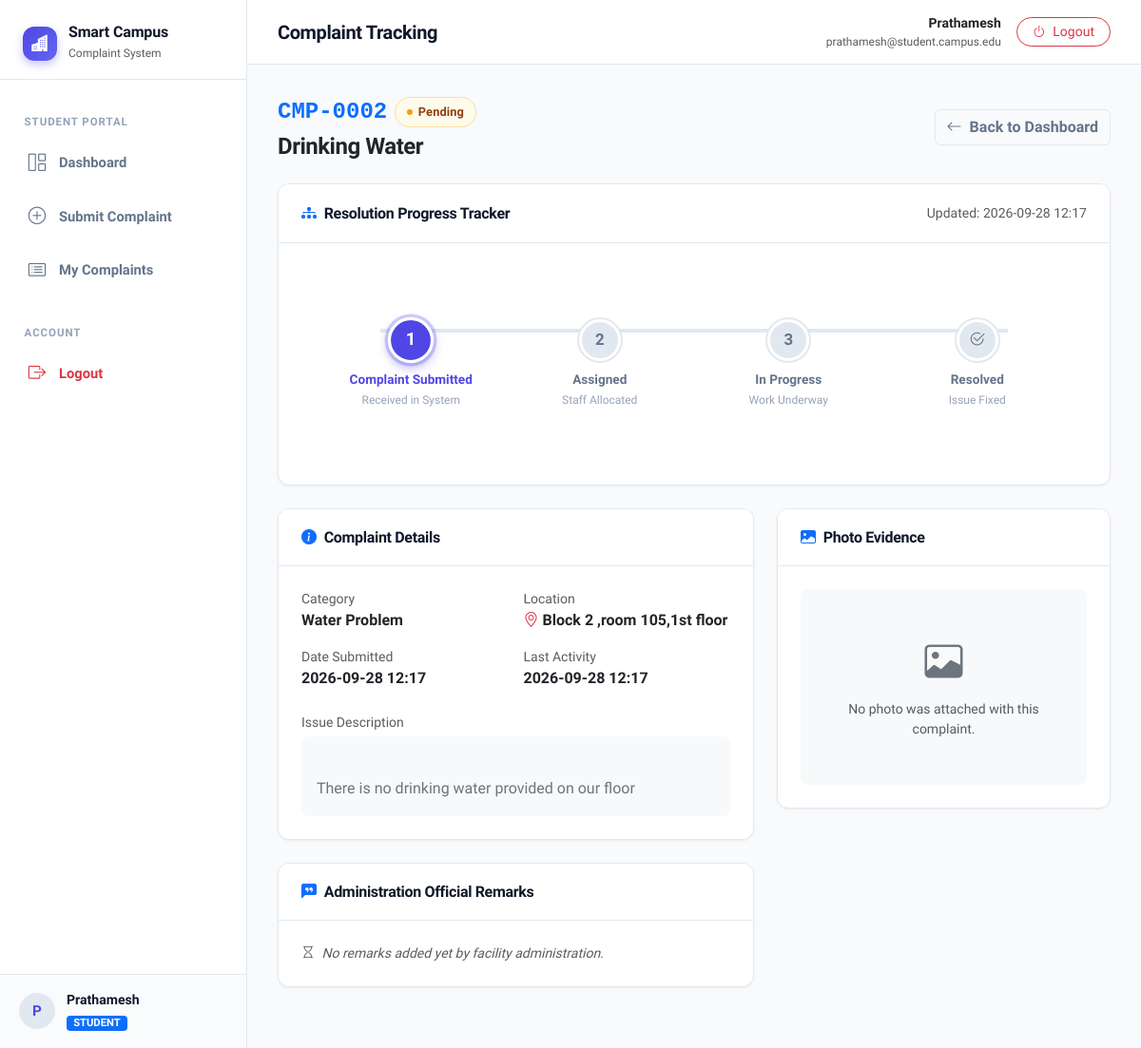
Page /student/complaint/2 (signed in) on the committed database.
### tables this page shows
CREATE TABLE complaints (
            id INTEGER PRIMARY KEY AUTOINCREMENT,
            complaint_code TEXT UNIQUE NOT NULL,
            student_id INTEGER NOT NULL,
            category TEXT NOT NULL,
            title TEXT NOT NULL,
            description TEXT NOT NULL,
            location TEXT NOT NULL,
            image_filename TEXT,
            status TEXT NOT NULL DEFAULT 'Pending',
            admin_remark TEXT,
            created_at TIMESTAMP DEFAULT CURRENT_TIMESTAMP,
            updated_at TIMESTAMP DEFAULT CURRENT_TIMESTAMP,
            FOREIGN KEY(student_id) REFERENCES users(id) ON DELETE CASCADE
        );

### app.py (the view)
@app.route("/student/complaint/<int:complaint_id>")
@student_required
def complaint_details(complaint_id):
    db = get_db()
    cursor = db.cursor()
    cursor.execute("""
        SELECT * FROM complaints
        WHERE id = ? AND student_id = ?
    """, (complaint_id, session["user_id"]))
    complaint = cursor.fetchone()
    if not complaint:
        flash("Complaint not found.", "warning")
        return redirect(url_for("student_dashboard"))
    return render_template("complaint_details.html", complaint=complaint)

### app.py (called while the page is built)
def get_db():
    if "db" not in g:
        g.db = sqlite3.connect(DATABASE)
        g.db.row_factory = sqlite3.Row
        g.db.execute("PRAGMA foreign_keys = ON;")
    return g.db

@app.template_filter("format_datetime")
def format_datetime(value, fmt="%Y-%m-%d %H:%M"):
    if not value:
        return ""
    if isinstance(value, str):
        return value[:16]
    if hasattr(value, "strftime"):
        return value.strftime(fmt)
    return str(value)

def student_required(f):
    @wraps(f)
    def decorated_function(*args, **kwargs):
        if "user_id" not in session:
            flash("Please log in as a student.", "warning")
            return redirect(url_for("login"))
        if session.get("role") != "student":
            flash("Admin accounts cannot access student pages.", "info")
            return redirect(url_for("admin_dashboard"))
        return f(*args, **kwargs)
    return decorated_function

### templates/complaint_details.html (shortened to what this page needs)
{% extends "base.html" %}
{% block page_heading %}Complaint Tracking{% endblock %}
{% block content %}
<div class="container-fluid px-0">
  <div class="d-flex flex-column flex-md-row justify-content-between align-items-md-center gap-3 mb-4">
    <div>
      <div class="d-flex align-items-center gap-2 mb-1">
        <span class="fs-4 fw-bold font-monospace text-primary">{{ complaint.complaint_code }}</span>
        <span class="status-badge status-{{ complaint.status | replace(' ', '-') }}">
          <span class="dot"></span>
          {{ complaint.status }}
        </span>
      </div>
      <h4 class="fw-bold mb-0 text-dark">{{ complaint.title }}</h4>
    </div>
    <div>
      <a href="{{ url_for('student_dashboard') }}" class="btn btn-outline-secondary">
        <i class="bi bi-arrow-left me-1"></i> Back to Dashboard
      </a>
    </div>
  </div>
  <div class="custom-card mb-4">
    <div class="card-header-clean">
      <h6 class="mb-0 fw-bold"><i class="bi bi-diagram-3-fill text-primary me-2"></i>Resolution Progress Tracker</h6>
      <span class="text-muted small">Updated: {{ (complaint.updated_at or complaint.created_at) | format_datetime }}</span>
    </div>
    <div class="p-4">
      {% if complaint.status == 'Rejected' %}
        <div class="rejected-banner">
          <i class="bi bi-x-circle-fill fs-2"></i>
          <div>
            <h6 class="fw-bold mb-1">Complaint Status: Rejected</h6>
            <p class="mb-0 small">This complaint was reviewed and marked as rejected by the campus administration.</p>
          </div>
        </div>
      {% else %}
        {% set status_order = ['Pending', 'Assigned', 'In Progress', 'Resolved'] %}
        {% set current_idx = 0 %}
        {% if complaint.status == 'Pending' %}
          {% set current_idx = 0 %}
        {% elif complaint.status == 'Assigned' %}
          {% set current_idx = 1 %}
        {% elif complaint.status == 'In Progress' %}
          {% set current_idx = 2 %}
        {% elif complaint.status == 'Resolved' %}
          {% set current_idx = 3 %}
        {% endif %}
        <div class="position-relative">
          <div class="timeline-stepper">
            <div class="timeline-progress-bar">
            </div>
            <div class="timeline-step {% if current_idx >= 0 %}completed{% endif %} {% if current_idx == 0 %}active{% endif %}">
              <div class="step-circle">
                {% if current_idx > 0 %}<i class="bi bi-check-lg"></i>{% else %}1{% endif %}
              </div>
              <div class="step-label">Complaint Submitted</div>
              <div class="step-subtext">Received in System</div>
            </div>
            <div class="timeline-step {% if current_idx >= 1 %}completed{% endif %} {% if current_idx == 1 %}active{% endif %}">
              <div class="step-circle">
                {% if current_idx > 1 %}<i class="bi bi-check-lg"></i>{% else %}2{% endif %}
              </div>
              <div class="step-label">Assigned</div>
              <div class="step-subtext">Staff Allocated</div>
            </div>
            <div class="timeline-step {% if current_idx >= 2 %}completed{% endif %} {% if current_idx == 2 %}active{% endif %}">
              <div class="step-circle">
                {% if current_idx > 2 %}<i class="bi bi-check-lg"></i>{% else %}3{% endif %}
              </div>
              <div class="step-label">In Progress</div>
              <div class="step-subtext">Work Underway</div>
            </div>
            <div class="timeline-step {% if current_idx >= 3 %}completed{% endif %} {% if current_idx == 3 %}active{% endif %}">
              <div class="step-circle">
                <i class="bi bi-check2-circle"></i>
              </div>
              <div class="step-label">Resolved</div>
              <div class="step-subtext">Issue Fixed</div>
            </div>
          </div>
        </div>
      {% endif %}
    </div>
  </div>
  <div class="row g-4">
    <div class="col-12 col-lg-7">
      <div class="custom-card mb-4">
        <div class="card-header-clean">
          <h6 class="mb-0 fw-bold"><i class="bi bi-info-circle-fill text-primary me-2"></i>Complaint Details</h6>
        </div>
        <div class="p-4">
          <div class="row g-3">
            <div class="col-sm-6">
              <span class="text-muted small d-block">Category</span>
              <span class="fw-bold text-dark fs-6">{{ complaint.category }}</span>
            </div>
            <div class="col-sm-6">
              <span class="text-muted small d-block">Location</span>
              <span class="fw-bold text-dark fs-6"><i class="bi bi-geo-alt text-danger me-1"></i>{{ complaint.location }}</span>
            </div>
            <div class="col-sm-6">
              <span class="text-muted small d-block">Date Submitted</span>
              <span class="fw-semibold text-dark">{{ complaint.created_at | format_datetime }}</span>
            </div>
            <div class="col-sm-6">
              <span class="text-muted small d-block">Last Activity</span>
              <span class="fw-semibold text-dark">{{ (complaint.updated_at or complaint.created_at) | format_datetime }}</span>
            </div>
            <div class="col-12 pt-2">
              <span class="text-muted small d-block mb-1">Issue Description</span>
              <div class="p-3 bg-light rounded-3 text-secondary" style="white-space: pre-line; line-height: 1.6;">
                {{ complaint.description }}
              </div>
            </div>
          </div>
        </div>
      </div>
      <div class="custom-card">
        <div class="card-header-clean">
          <h6 class="mb-0 fw-bold"><i class="bi bi-chat-left-quote-fill text-primary me-2"></i>Administration Official Remarks</h6>
        </div>
        <div class="p-4">
          {% if complaint.admin_remark %}
            <div class="p-3 bg-light border-start border-primary border-4 rounded-end">
              <p class="mb-0 fw-medium text-dark">{{ complaint.admin_remark }}</p>
            </div>
          {% else %}
            <div class="text-muted small fst-italic">
              <i class="bi bi-hourglass me-1"></i> No remarks added yet by facility administration.
            </div>
          {% endif %}
        </div>
      </div>
    </div>
    <div class="col-12 col-lg-5">
      <div class="custom-card">
        <div class="card-header-clean">
          <h6 class="mb-0 fw-bold"><i class="bi bi-image-fill text-primary me-2"></i>Photo Evidence</h6>
        </div>
        <div class="p-4 text-center">
          {% if complaint.image_filename %}
            <div class="border rounded-3 p-2 bg-light shadow-sm">
              <img
                src="{{ url_for('static', filename='uploads/' + complaint.image_filename) }}"
                alt="Complaint Photo Evidence"
                class="img-fluid rounded-2"
                style="max-height: 340px; width: 100%; object-fit: contain; cursor: pointer;"
                data-bs-toggle="modal"
                data-bs-target="#imageModal"
              >
              <div class="mt-2 text-center">
                <small class="text-muted"><i class="bi bi-zoom-in me-1"></i>Click photo to enlarge</small>
              </div>
            </div>
            <div class="modal fade" id="imageModal" tabindex="-1" aria-labelledby="imageModalLabel" aria-hidden="true">
              <div class="modal-dialog modal-dialog-centered modal-lg">
                <div class="modal-content">
                  <div class="modal-header">
                    <h6 class="modal-title fw-bold" id="imageModalLabel">Evidence: {{ complaint.complaint_code }}</h6>
                    <button type="button" class="btn-close" data-bs-dismiss="modal" aria-label="Close"></button>
                  </div>
                  <div class="modal-body p-0 text-center bg-dark">
                    <img
                      src="{{ url_for('static', filename='uploads/' + complaint.image_filename) }}"
                      alt="Full Evidence"
                      class="img-fluid"
                      style="max-height: 80vh;"
                    >
                  </div>
                </div>
              </div>
            </div>
          {% else %}
            <div class="p-5 bg-light rounded-3 text-muted">
              <i class="bi bi-image text-secondary fs-1 d-block mb-2"></i>
              <p class="mb-0 small fw-medium">No photo was attached with this complaint.</p>
            </div>
          {% endif %}
        </div>
      </div>
    </div>
  </div>
</div>
{% endblock %}

### static/css/style.css (style rules this page uses)
:root { --primary: #4f46e5; --primary-hover: #4338ca; --primary-light: #eef2ff; --primary-rgb: 79, 70, 229; --secondary: #64748b; --secondary-light: #f1f5f9; --success: #10b981; --success-light: #ecfdf5; --success-text: #065f46; --warning: #f59e0b; --warning-light: #fffbeb; --warning-text: #92400e; --info: #0284c7; --info-light: #f0f9ff; --info-text: #0369a1; --danger: #ef4444; --danger-light: #fef2f2; --danger-text: #991b1b; --purple: #8b5cf6; --purple-light: #f5f3ff; --purple-text: #5b21b6; --bg-main: #f8fafc; --bg-card: #ffffff; --border-color: #e2e8f0; --border-hover: #cbd5e1; --text-main: #0f172a; --text-muted: #64748b; --text-light: #94a3b8; --sidebar-width: 260px; --radius-sm: 8px; --radius-md: 12px; --radius-lg: 18px; --shadow-sm: 0 1px 3px rgba(0, 0, 0, 0.05); --shadow-md: 0 4px 6px -1px rgba(0, 0, 0, 0.06), 0 2px 4px -2px rgba(0, 0, 0, 0.04); --shadow-lg: 0 10px 15px -3px rgba(0, 0, 0, 0.08), 0 4px 6px -4px rgba(0, 0, 0, 0.04); --shadow-card-hover: 0 14px 24px -6px rgba(79, 70, 229, 0.12); }
* { box-sizing: border-box; }
body { font-family: 'Plus Jakarta Sans', -apple-system, BlinkMacSystemFont, "Segoe UI", Roboto, sans-serif; background-color: var(--bg-main); color: var(--text-main); min-height: 100vh; margin: 0; padding: 0; display: flex; flex-direction: column; }
h1, h2, h3, h4, h5, h6 { font-weight: 700; color: var(--text-main); letter-spacing: -0.02em; }
a { text-decoration: none; color: var(--primary); transition: all 0.2s ease; }
.status-badge { display: inline-flex; align-items: center; gap: 0.35rem; padding: 0.35rem 0.75rem; font-size: 0.8rem; font-weight: 700; border-radius: 20px; letter-spacing: 0.01em; }
.status-badge .dot { width: 6px; height: 6px; border-radius: 50%; display: inline-block; }
.status-Pending { background-color: var(--warning-light); color: var(--warning-text); border: 1px solid rgba(245, 158, 11, 0.3); }
.status-Pending .dot { background-color: var(--warning); }
.custom-card { background: var(--bg-card); border: 1px solid var(--border-color); border-radius: var(--radius-md); box-shadow: var(--shadow-sm); overflow: hidden; margin-bottom: 2rem; }
.card-header-clean { padding: 1.25rem 1.5rem; background: #ffffff; border-bottom: 1px solid var(--border-color); display: flex; align-items: center; justify-content: space-between; flex-wrap: wrap; gap: 1rem; }
.timeline-stepper { display: flex; align-items: center; justify-content: space-between; position: relative; padding: 2rem 1rem; margin: 1.5rem 0; }
.timeline-step { display: flex; flex-direction: column; align-items: center; position: relative; z-index: 2; text-align: center; flex: 1; }
.step-circle { width: 44px; height: 44px; border-radius: 50%; background: #e2e8f0; color: var(--text-muted); display: flex; align-items: center; justify-content: center; font-weight: 700; font-size: 1.05rem; margin-bottom: 0.6rem; transition: all 0.3s ease; border: 3px solid #ffffff; box-shadow: 0 0 0 2px #e2e8f0; }
.step-label { font-size: 0.85rem; font-weight: 700; color: var(--text-muted); transition: color 0.3s ease; }
.step-subtext { font-size: 0.75rem; color: var(--text-light); margin-top: 0.15rem; }
.timeline-step.completed .step-circle { background: var(--success); color: #ffffff; box-shadow: 0 0 0 2px var(--success), 0 4px 10px rgba(16, 185, 129, 0.3); }
.timeline-step.completed .step-label { color: var(--success); }
.timeline-step.active .step-circle { background: var(--primary); color: #ffffff; box-shadow: 0 0 0 3px rgba(79, 70, 229, 0.25), 0 4px 10px rgba(79, 70, 229, 0.4); transform: scale(1.1); }
.timeline-step.active .step-label { color: var(--primary); font-weight: 800; }
.timeline-progress-bar { position: absolute; top: 42px; left: 10%; right: 10%; height: 4px; background: #e2e8f0; z-index: 1; }
.btn-outline-secondary { border-color: var(--border-color); color: var(--text-muted); font-weight: 600; }

### rows in the picture
complaints: complaint_code "CMP-0002", status "Pending", title "Drinking Water", updated_at "2026-09-28 12:17", category "Water Problem", location "Block 2 ,room 105,1st floor", created_at "2026-09-28 12:17", description "There is no drinking water provided on our floor"

### other values in the picture
{{ session.get('name', 'U')[0] | upper }} "P"
{{ session.get('name') }} "Prathamesh"
{{ session.get('role') | upper }} "STUDENT"
{{ session.get('email') }} "prathamesh@student.campus.edu"
